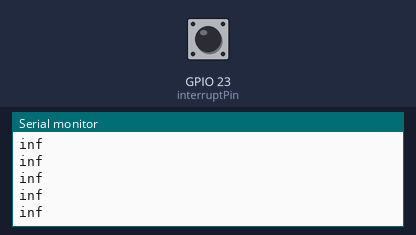
Recording of a sketch running on a simulated ESP32. Shown: the last lines printed to the serial monitor. The inputs (shaded band) are chosen by the test bench; at power-on: GPIO 23 (interruptPin) HIGH.

Above: at 1.2 s.
1.3 s: GPIO 23 (interruptPin) pulled LOW for 0.15 s
At 1.68 s:
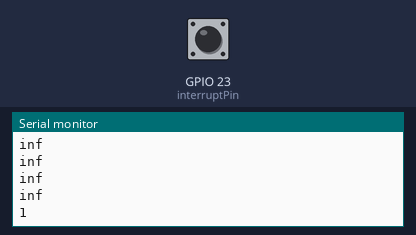
3.5 s: GPIO 23 (interruptPin) pulled LOW for 1 s
At 3.68 s:
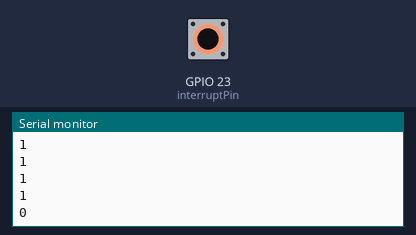

The sketch:

FrequencyMeter.ino
```cpp
const byte        interruptPin = 23;              // Assign the interrupt pin
volatile uint64_t StartValue = 0;                 // First interrupt value
volatile uint64_t PeriodCount;                    // period in counts
volatile uint64_t Counter;                    // period in counts
volatile uint64_t totalCounter;                    // period in counts
volatile uint64_t finalCounter;                    // period in counts
volatile uint64_t LoopCount;                    // period in counts
float             Freq;                           // frequency
float eindCounter;

hw_timer_t * timer = NULL;                        // pointer to a variable of type hw_timer_t

//=======================================
void IRAM_ATTR handleInterrupt()
{
  uint64_t TempVal = timerRead(timer);            // value of timer at interrupt
  PeriodCount = TempVal - StartValue;             // period count between rising edges
  StartValue = TempVal;                           // puts latest reading as start for next calculation
  Counter = PeriodCount;
}

//======================================
void setup()
{
  Serial.begin(115200);
  pinMode(interruptPin, INPUT);                                       // sets pin as input

  attachInterrupt(interruptPin, handleInterrupt, FALLING);            // attaches pin to interrupt on Falling Edge
  timer = timerBegin(0, 2, true);                                     // configure timer
  // 0 = first timer
  // 2 is prescaler so 80 MHZ divided by 2 = 40 MHZ signal
  // true - counts up
  timerStart(timer);                                                  // starts the timer
}

void loop()
{
  Freq = 40000000.00 / PeriodCount;                                  // calculate frequency
  eindCounter = Counter;
  Serial.println(Freq, 0);
  delay(250);
}
```

Measured:
- after the input at 1.3 s, the serial monitor: prints a new line after 0.20 s (image 1)
- after the input at 3.5 s, the serial monitor: prints a new line at once (image 2)
